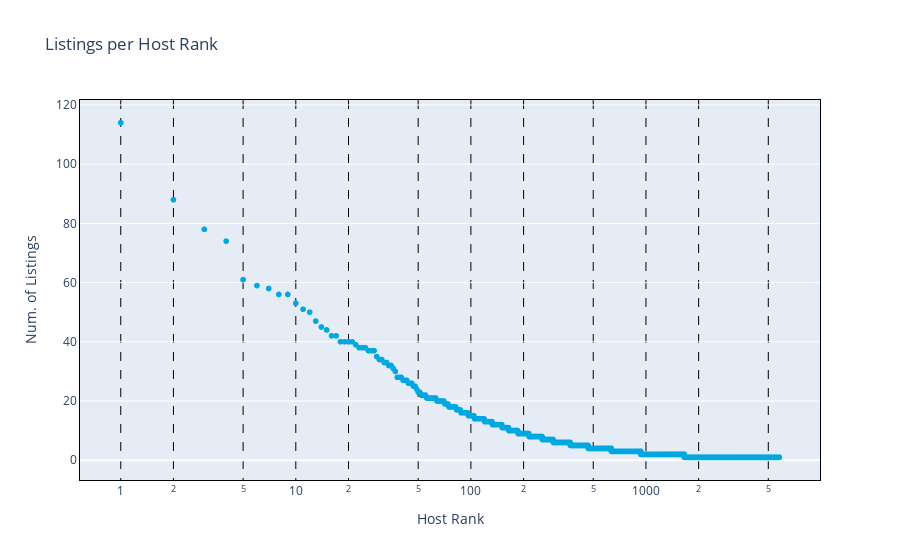

Notebook code for this chart:
### Markdown cell above
* The `5th` ranked host has almost half the `listings` of the `1st` one.

* This plot is unecessarily long as a large amount of data points are of the same y-value, which results in a long plot that for its major part, is a straight line. 

* Let's give the `logplot` a try.

### Code cell
plot_listings_distribution(host_listings_df, "log")

### Figure 1 — Plotly figure (JSON) as saved in the notebook; plotly's stock layout.template omitted (floating-point values rounded to 4 significant figures; data arrays with more than 128 entries replaced by an {"elided": "..."} marker saying what was removed)
{"data": [{"hovertemplate": "Rank: %{x}<br>Listings: %{y}", "legendgroup": "", "marker": {"color": "#00a7e1", "symbol": "circle"}, "mode": "markers", "name": "", "showlegend": false, "type": "scattergl", "x": {"elided": "5774 int values"}, "xaxis": "x", "y": {"elided": "5774 int values"}, "yaxis": "y"}], "layout": {"legend": {"tracegroupgap": 0}, "title": {"text": "Listings per Host Rank"}, "xaxis": {"anchor": "y", "domain": [0, 1], "gridcolor": "black", "griddash": "dash", "linecolor": "black", "mirror": true, "tickcolor": "black", "ticklabelmode": "period", "ticklen": 10, "title": {"text": "Host Rank"}, "type": "log"}, "yaxis": {"anchor": "x", "domain": [0, 1], "gridcolor": "white", "linecolor": "black", "mirror": true, "tickcolor": "white", "title": {"text": "Num. of Listings"}}}}
